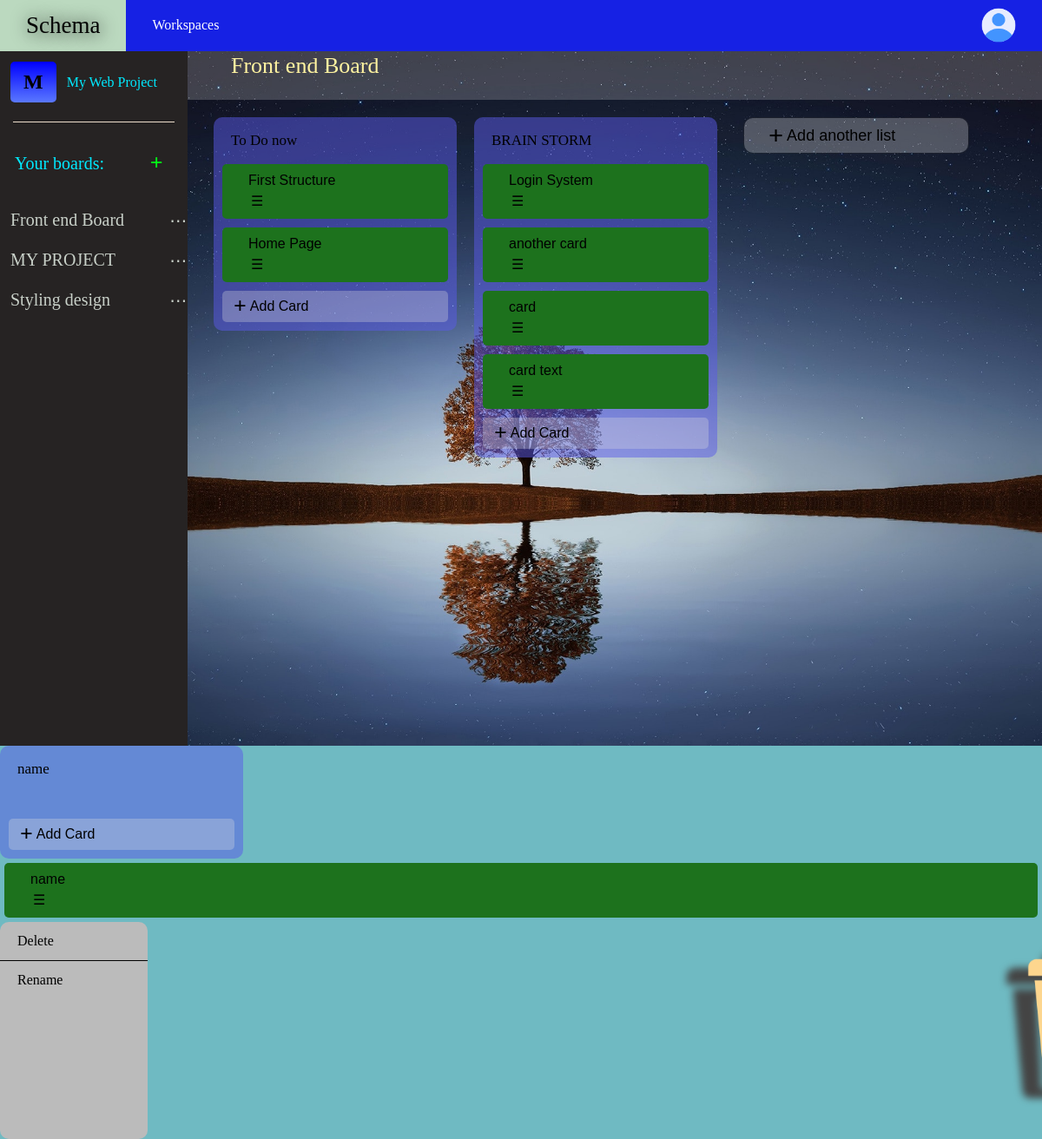
Before: /pages/boards.php?id=1 (signed in) with the older database file.
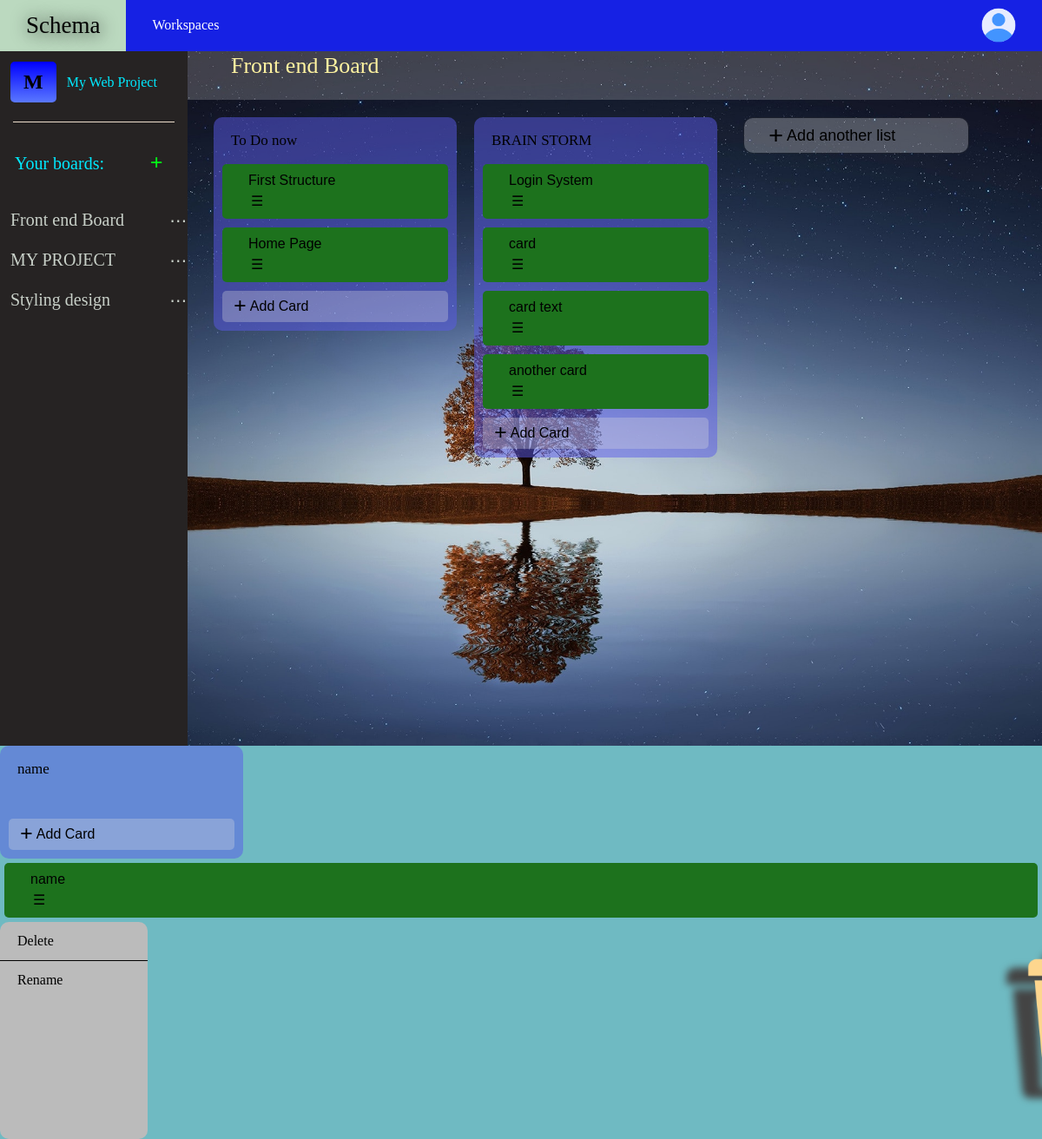
After: the same page with the newer database file.
### tables this page shows
CREATE TABLE `boards` (
  `id` bigint(20) UNSIGNED NOT NULL,
  `name` varchar(50) NOT NULL,
  `workspace_id` bigint(20) UNSIGNED NOT NULL,
  `template` varchar(200) NOT NULL DEFAULT 'styles/templates/default.css'
);

CREATE TABLE `lists` (
  `id` bigint(20) UNSIGNED NOT NULL,
  `name` varchar(50) NOT NULL,
  `board_id` bigint(20) UNSIGNED NOT NULL,
  `serial` int(255) UNSIGNED NOT NULL
);

CREATE TABLE `cards` (
  `id` bigint(20) UNSIGNED NOT NULL,
  `name` varchar(50) NOT NULL,
  `description` text DEFAULT NULL,
  `list_id` bigint(20) UNSIGNED NOT NULL,
  `serial` int(255) UNSIGNED NOT NULL
);

### common/List_Cards_pair.php (called while the page is built, shortened)
<?php
class List_Cards_pair
{
    public function __construct($list, $cards){
        $this->cards = $cards;
        $this->list = $list;
    }
}

### pages/boards.php (the view, shortened to what this page needs)
<?php
include "../common/List_Cards_pair.php";
$conn = connectDB();
$prep = "select * from `boards` where `workspace_id` = :id";
$stmt = $conn->prepare($prep);
$stmt->bindParam(':id', $_SESSION['workspaceId']);
$stmt->execute();
$stmt->setFetchMode(PDO::FETCH_ASSOC);
$boards = $stmt->fetchAll();
$boardTemplate = '';
foreach ($boards as $board){
    if ($board['id'] == $_SESSION['boardId']){
        $boardTemplate = $board['template'];
    }
}
$prep = "select * from `lists` where `board_id` = :id order by `serial`";
$stmt = $conn->prepare($prep);
$stmt->bindParam(':id', $_SESSION['boardId']);
$stmt->execute();
$stmt->setFetchMode(PDO::FETCH_ASSOC);
$lists = $stmt->fetchAll();
$lists_cards = array_fill(0, count($lists)+1, -1);
foreach ($lists as $list){
    $prep = "select * from `cards` where `list_id` = :id order by `serial`";
    $stmt = $conn->prepare($prep);
    $stmt->bindParam(':id', $list['id']);
    $stmt->execute();
    $stmt->setFetchMode(PDO::FETCH_ASSOC);
    $cards = $stmt->fetchAll();
    $node = new List_Cards_pair($list, $cards);
    $lists_cards[$list['serial']] = $node;
}
?>
<!doctype html>
<html lang="en">
<head>
    <link rel="stylesheet" href="../styles/slideBarStyle.css" />
    <link rel="stylesheet" href="../styles/listsStyle.css" />
    <link rel="stylesheet" href="../<?= $boardTemplate ?>"/>
</head>
<body>
<?php
    include '../common/nav_bar.php';
?>
    <div class="container">
            <div class="slideBar">
                <table class="table1">
                    <tr>
                        <td><div class="wsImage"><?= $_SESSION['workspaceName'][0] ?></div></td>
                        <td><div class="wsName"><?= $_SESSION['workspaceName'] ?></div></td>
                    </tr>
                </table>
                <hr/>
                <table class="table2">
                    <tr>
                        <td><span class="yourBoarders">Your boards:</span></td>
                        <td><a href="javascript:void(0)" class="addBoard">+</a></td>
                    </tr>
                </table>
                <table class="boardsList">
                    <?php
                        foreach ($boards as $board ){
                            echo "<tr><td id='board". $board['id'] ."' data-id='". $board['id'] ."'>";
                            echo "<span>".$board['name']."</span><span class='ellipseSpan'>&#x22EF;</span>";
                            echo "</td></tr>";
                        }
                    ?>
                </table>
            </div>
        <div class="lists">
            <div class="topBar">
                <p class="boardNameTopBar"><?= $_SESSION['boardName'] ?></p>
            </div>
            <div class="flexBox">
                    <div class="listsContainer">
                        <?php
                            foreach ($lists_cards as $pair){
                                if ($pair === -1) continue;
                                $list = $pair->list;
                                $cards = $pair->cards;
                        ?>
                            <div class="list draggableList" draggable="true" data-id="<?= $list['id'] ?>" id="list<?= $list['id'] ?>">
                                <div class="listName editable" contenteditable="true">
                                    <?= $list['name'] ?>
                                </div>
                                <div class="cardsContainer">
                                    <?php
                                        foreach ($cards as $card){
                                    ?>
                                        <div class="card draggableCard" draggable="true" data-id="<?= $card['id'] ?>" id="card<?= $card['id'] ?>">
                                            <div class="relativeCard" style="position: relative; overflow: hidden;">
                                                <div class="cardNameInput"><?= $card['name'] ?></div>
                                                <div class="cardContent">&#x2630;
                                                    </div>
                                            </div>
                                        </div>
                                    <?php
                                        }
                                    ?>
                                </div>
                                    <div class="addCard">
                                        <table class="addAnotherCardTable"><tr><td class="addSign-card">+</td><td class="addAnotherCard">Add Card</td></tr></table>
                                    </div>
                            </div>
                        <?php
                            }
                        ?>
                    </div>
                    <div class="addList">
                        <table style="padding-left: 25px" class="addAnotherListTable"><tr><td class="addSign">+</td><td class="addAnotherList">Add another list</td></tr></table>
                    </div>
            </div>
        </div>
    </div>
    <div class="list draggableList copySampleList" draggable="true" data-id="1" id="list1">
        <div class="listName editable" contenteditable="true">
            name
        </div>
        <div class="cardsContainer">
        </div>
        <div class="addCard">
            <table class="addAnotherCardTable"><tr><td class="addSign-card">+</td><td class="addAnotherCard">Add Card</td></tr></table>
        </div>
    </div>
    <div class="card draggableCard copySampleCard" draggable="true" data-id="1" id="card1">
        <div class="relativeCard" style="position: relative; overflow: hidden;">
            <div class="cardNameInput">name</div>
            <div class="cardContent">&#x2630;
            </div>
        </div>
    </div>
    <div class="binContainer">
        <div class="binImage">
        </div>
    </div>
    <div class="contextBoards" data-source="">
        <div class="contextBoardsDelete">Delete</div>
        <hr/>
        <div class="contextBoardsRename">Rename</div>
    </div>
</body>
</html>

### common/nav_bar.php (shortened to what this page needs)
<!DOCTYPE html>
<link rel="stylesheet" href="../styles/nav_bar_style.css" />
<?php if (isset($_SESSION['validUser']) and $_SESSION['validUser']){ ?>
    <div class="nav_bar_one">
        <ul class="nav_bar">
            <li class="left home"><a class="active" href="../pages/home.php"><?= Project::PROJ_NAME ?></a></li>
            <li class="left"><a href="../pages/workspaces.php">Workspaces</a></li>
            <li class="right"><div class="userImg" title="Profile"></div></li>
        </ul>
    </div>
<?php } ?>

### styles/slideBarStyle.css (style rules this page uses)
body { margin: 0; background-color: #6fbac2; overflow: hidden; }
.container { height: 100vh; background-color: white; overflow: hidden; }
.slideBar { height: 100%; width: 18%; overflow-x: hidden; transition: width 0.3s; float: left; }
table.table1 { margin: 5px; width: 100%; }
.table1 td { padding: 5px; text-align: left; }
.table1 td:nth-child(1) { width: 45px; }
.wsImage { text-align: center; font-size: 24px; font-weight: bold; border-radius: 5px; padding: 10px 15px; }
.wsName { word-wrap: break-word; width: 140px; }
hr { margin: 15px; border: none; }
.table2 { width: 100%; margin: 10px 0; }
.table2 td { padding: 15px; }
.yourBoarders { font-size: 20px; font-family: "Century Schoolbook"; }
a.addBoard { font-size: 26px; font-weight: bold; padding: 5px; border-radius: 5px; text-decoration: none; }
table.boardsList { width: 100%; }
table.boardsList td { display: grid; grid-template-columns: auto 15%; column-gap: 5px; width: 100%; padding: 10px 10px; font-size: 20px; font-family: Comic Sans MS; cursor: pointer; }
table.boardsList td span.ellipseSpan { width: fit-content; border-radius: 10px; padding: 0 3px; }
div.contextBoards { position: absolute; width: 170px; height: 250px; border-radius: 10px; display: none; transition: display 1s; display: flex; flex-direction: column; }
div.contextBoards div { font-size: 16px; text-align: left; padding: 3px 20px; cursor: default; margin: 10px 0; }
div.contextBoards hr { width: 100%; border: none; border-top: 1px solid; padding: 0; margin: 0; }

### styles/listsStyle.css (style rules this page uses)
.lists { background-size: cover; height: 100%; }
.topBar { height: 7%; }
.flexBox { display: grid; grid-template-columns: min-content 260px; overflow-x: auto; overflow-y: hidden; height: 83%; padding: 20px 0 0 0; }
.listsContainer { display: flex; flex-direction: row; gap: 20px; overflow-y: hidden; width: fit-content; height: 100%; padding: 0 30px; }
.list { max-width: 280px; min-width: 280px; min-height: 100px; height: fit-content; border-radius: 10px; box-sizing: border-box; padding: 5px; overflow-y: auto; }
.addList { max-width: 260px; min-width: 260px; height: fit-content; border: 1px solid rgba(40, 40, 40, 0.3); border-radius: 10px; box-sizing: border-box; }
table.addAnotherListTable { width: 100%; cursor: pointer; border-radius: 10px; display: block; }
.addAnotherList { font-family: 'Poppins', sans-serif; font-size: 18px; }
.addSign { font-size: 30px; font-weight: bold; }
.addCard { width: 100%; padding: 5px; box-sizing: border-box; }
table.addAnotherCardTable { width: 100%; cursor: pointer; border-radius: 5px; display: block; padding: 0 10px; }
.addAnotherCard { font-family: 'Poppins', sans-serif; font-size: 16px; }
.addSign-card { font-size: 26px; font-weight: bold; }
div.listName { margin: 10px; padding: 2px 5px; font-size: 17px; font-family: "Comic Sans MS"; }
.cardsContainer { display: flex; flex-direction: column; min-height: 30px; max-height: 450px; overflow-y: auto; }
p.boardNameTopBar { height: 100%; width: fit-content; font-size: 26px; margin: 0; padding: 2px 50px; display: inline-block; }
.card { min-height: 50px; font-size: 14px; text-align: left; padding: 10px 10px 3px 30px; margin: 5px; border-radius: 5px; cursor: pointer; }
div.cardNameInput { font-size: 16px; font-family: "Arimo", sans-serif; }
div.cardContent { font-size: 16px; padding: 5px 3px; width: 100%; }
div.binContainer { position: fixed; width: 200px; height: 210px; right: -13%; bottom: 5%; display: block; transition: translate 0.5s, rotate 0.5s; }
div.binImage { margin: 30px auto 0px auto; width: 90%; height: 90%; background-image: url("../images/closedBin.png"); background-size: cover; }

### styles/templates/default.css (style rules this page uses)
.lists { background-image: url("../../images/bg5.jpg"); }
.topBar { background-color: rgba(255,255,255,0.2); }
.list { background-color: rgba(90, 90, 234, 0.5); }
table.addAnotherListTable { background-color: rgba(220, 220, 220, 0.3); }
table.addAnotherCardTable { background-color: rgba(220, 220, 220, 0.3); }
p.boardNameTopBar { font-family: "Comic Sans MS"; color: #fff3a0; }
.card { background-color: #1d721d; }
div.binImage { filter: invert(70%) sepia(100%) saturate(150%) drop-shadow(-25px 10px 4px #444); }
.slideBar { background-color: #262323; }
.wsImage { background-image: linear-gradient(to bottom, blue, #5a78ff); }
.wsName { color: #00eaff; }
hr { border-top: 1px rgb(236, 221, 204) solid; }
.table2 td { color: #00eaff; }
a.addBoard { color: #00ff16; }
table.boardsList td { color: #c8d0c8; }
div.contextBoards { background-color: white; background-color: #bbb; }

Changed rows visible on the page:
changed cards "another card": moves down the list
